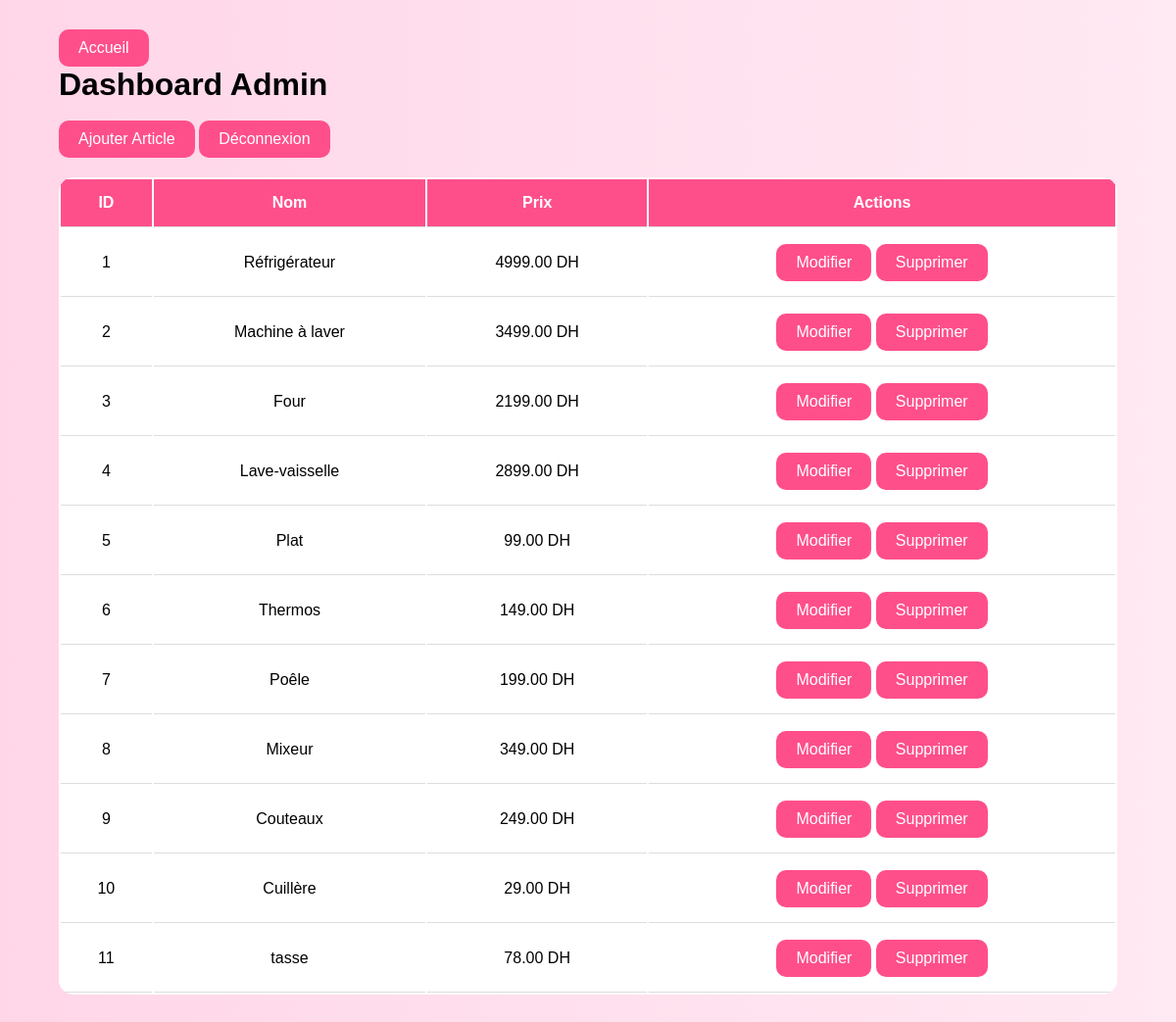
The page /admin&dashboard.php (signed in) on the database its author committed.
### tables this page shows
CREATE TABLE `articles` (
  `id` int(11) NOT NULL,
  `nom` varchar(100) NOT NULL,
  `description` text NOT NULL,
  `prix` decimal(10,2) NOT NULL,
  `image` varchar(255) NOT NULL
);

### admin&dashboard.php (the view, shortened to what this page needs)
<?php
include 'connexion.php';
$articles = $pdo->query("SELECT * FROM articles");
?>
<!DOCTYPE html>
<html>
<head>
    <link rel="stylesheet" href="style.css">
</head>
<body>
<div class="container">
<a href="index.php" class="btn">Accueil</a>
<h1>Dashboard Admin</h1>
<br>
<a class="btn" href="admin&ajouter.php"> Ajouter Article </a>
<a class="btn" href="admin&logout.php"> Déconnexion </a>
<table class="table">
<tr>
    <th>ID</th>
    <th>Nom</th>
    <th>Prix</th>
    <th>Actions</th>
</tr>
<?php while($article = $articles->fetch()) { ?>
<tr>
    <td><?php echo $article['id']; ?></td>
    <td><?php echo $article['nom']; ?></td>
    <td><?php echo $article['prix']; ?> DH </td>
    <td>
        <a class="btn" href="admin&modifier.php?id=<?php echo $article['id']; ?>">
            Modifier
        </a>
        <a class="btn"
           onclick="return confirmerSuppression()"
           href="admin&supprimer.php?id=<?php echo $article['id']; ?>">
            Supprimer
        </a>
    </td>
</tr>
<?php } ?>
</table>
</div>
</body>
</html>

### style.css (style rules this page uses)
* { margin:0; padding:0; font-family:Arial, Helvetica, sans-serif; }
body { background:linear-gradient(to right,#ffd6e8,#ffe9f3); min-height:100vh; }
.container { width:90%; margin:auto; padding:30px 0; }
.btn { display:inline-block; background:#ff4f8b; color:white; padding:10px 20px; border:none; border-radius:10px; text-decoration:none; cursor:pointer; transition:0.3s; }
.table { width:100%; background:white; border-radius:15px; overflow:hidden; margin-top:20px; }
.table th, .table td { padding:15px; text-align:center; border-bottom:1px solid #ddd; }
.table th { background:#ff4f8b; color:white; }

### rows shown on the page
articles: id "1", nom "Réfrigérateur", prix "4999.00"
articles: id "2", nom "Machine à laver", prix "3499.00"
articles: id "3", nom "Four", prix "2199.00"
articles: id "4", nom "Lave-vaisselle", prix "2899.00"
articles: id "5", nom "Plat", prix "99.00"
articles: id "6", nom "Thermos", prix "149.00"
articles: id "7", nom "Poêle", prix "199.00"
articles: id "8", nom "Mixeur", prix "349.00"
articles: id "9", nom "Couteaux", prix "249.00"
articles: id "10", nom "Cuillère", prix "29.00"
articles: id "11", nom "tasse", prix "78.00"
